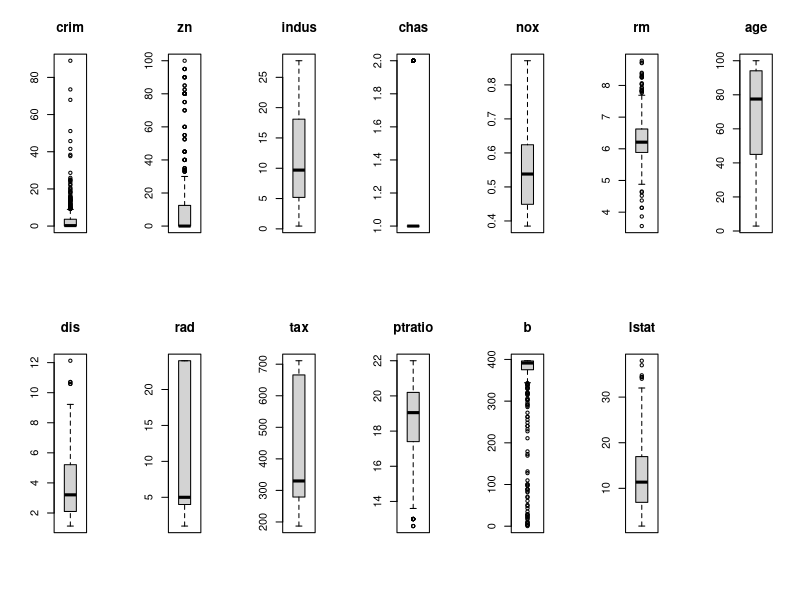
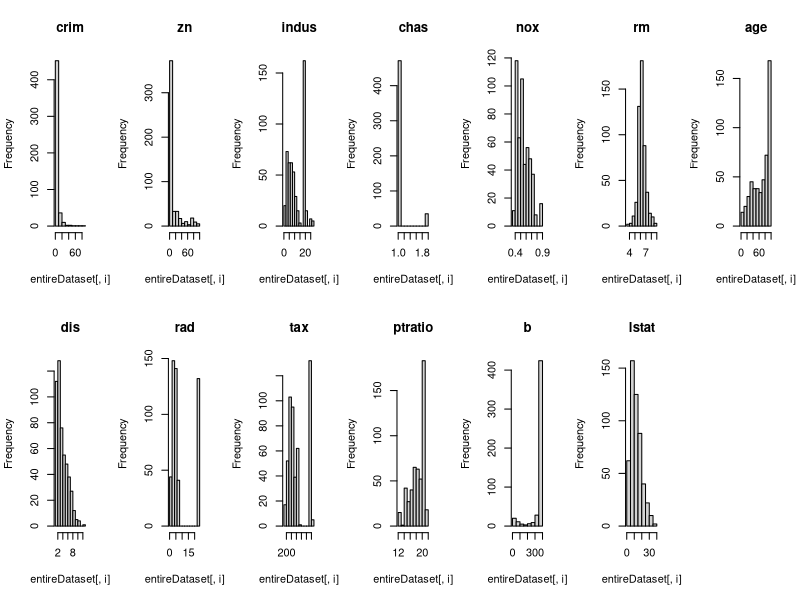
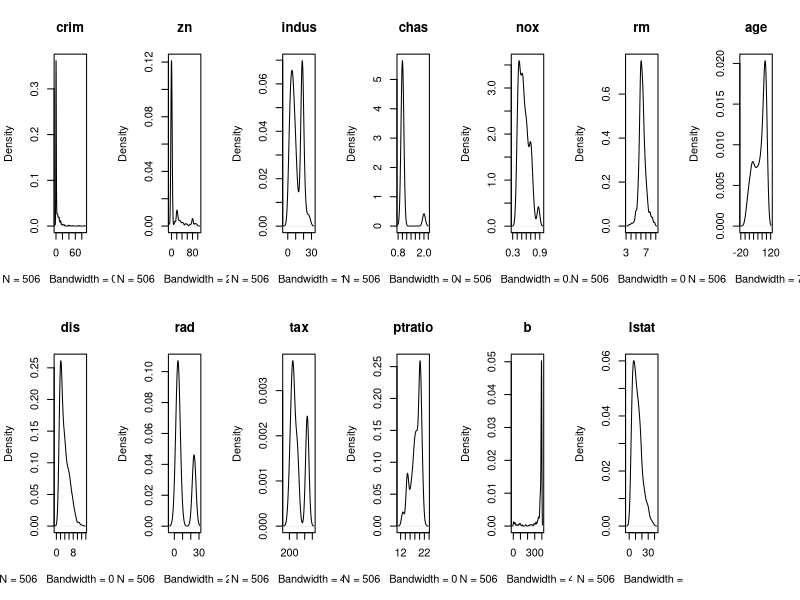
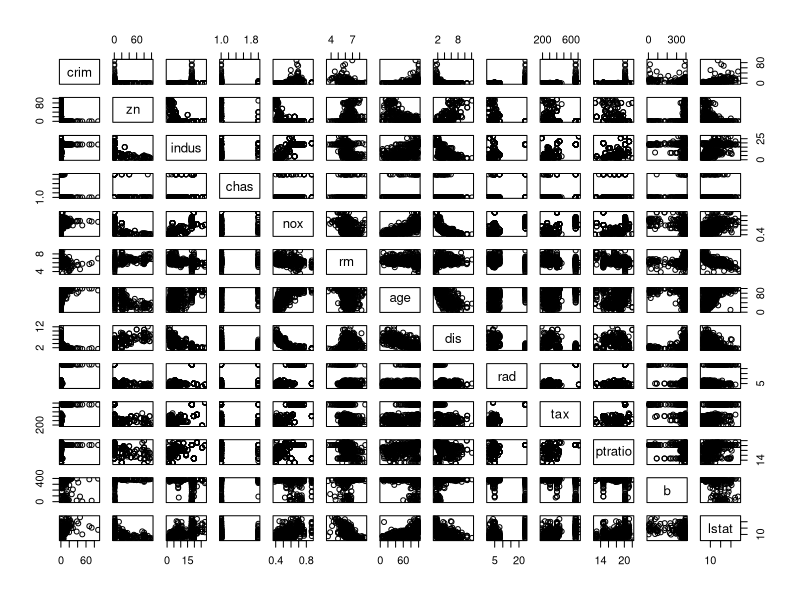
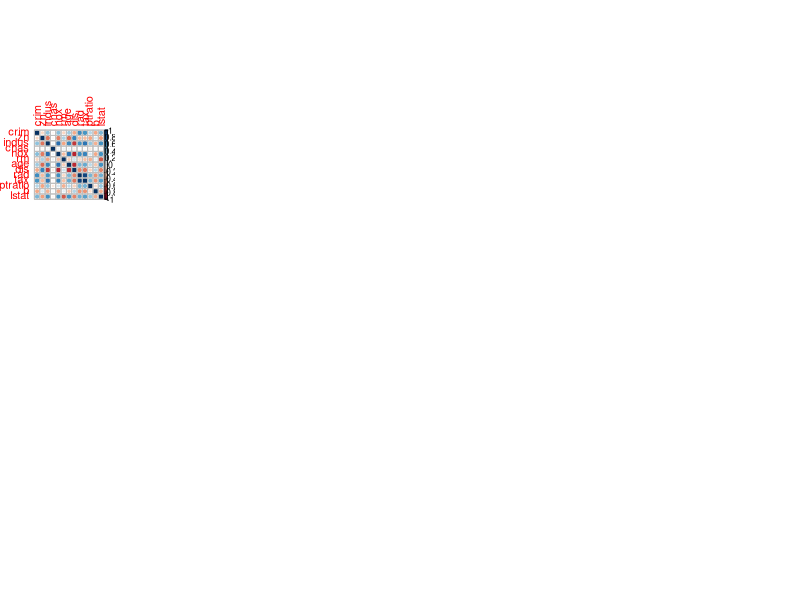

These charts were generated, in order, by the following R code: (Note: this script raises an error after producing the figures.)
## ---- chunk 1
knitr::opts_chunk$set(echo = TRUE)
## ---- chunk 2
library(mlbench)
library(caret)
library(corrplot)
## ---- chunk 3
#entireDataset <- read.csv2("bank-partial.csv", header= TRUE)
data(BostonHousing)
entireDataset <- BostonHousing

# Use variable totCol to hold the number of columns in the dataframe
totCol <- ncol(entireDataset)

# Rename the class/target column to a standard label
colnames(entireDataset)[ncol(entireDataset)] <- "targetVar"
## ---- chunk 4
head(entireDataset)
## ---- chunk 5
dim(entireDataset)
## ---- chunk 6
sapply(entireDataset, class)
## ---- chunk 7
summary(entireDataset)
## ---- chunk 8
#entireDataset_x <- entireDataset[,1:(totCol-1)]
#entireDataset_y <- entireDataset[,totCol]
#cbind(freq=table(entireDataset_y), percentage=prop.table(table(entireDataset_y))*100)
## ---- chunk 9
sapply(entireDataset, function(x) sum(is.na(x)))
## ---- chunk 10
# Set up a variable for the total number of attribute columns (totAttr)
totAttr <- totCol-1
# Set up the number of row and columns for visualization display. dispRow * dispCol should be >= totAttr
dispCol <- 7
if (totAttr%%dispCol == 0) {
dispRow <- totAttr%/%dispCol
} else {
dispRow <- (totAttr%/%dispCol) + 1
}

# This particular dataset requires some data transformation prior to calculating the correlations
entireDataset[,'chas'] <- as.numeric(entireDataset[,'chas'])
## ---- chunk 11
# Boxplots for each attribute
par(mfrow=c(dispRow,dispCol))
for(i in 1:totAttr) {
	boxplot(entireDataset[,i], main=names(entireDataset)[i])
}
## ---- chunk 12
# Histograms each attribute
par(mfrow=c(dispRow,dispCol))
for(i in 1:totAttr) {
	hist(entireDataset[,i], main=names(entireDataset)[i])
}
## ---- chunk 13
# Density plot for each attribute
par(mfrow=c(dispRow,dispCol))
for(i in 1:totAttr) {
	plot(density(entireDataset[,i]), main=names(entireDataset)[i])
}
## ---- chunk 14
# Scatterplot matrix colored by class
pairs(entireDataset[,1:totAttr])
#pairs(targetVar~., data=entireDataset, col=training$targetVar)
## ---- chunk 15
# Box and whisker plots for each attribute by class
#scales <- list(x=list(relation="free"), y=list(relation="free"))
#featurePlot(x=entireDataset_x, y=entireDataset_y, plot="box", scales=scales)
## ---- chunk 16
# Density plots for each attribute by class value
#featurePlot(x=entireDataset_x, y=entireDataset_y, plot="density", scales=scales)
## ---- chunk 17
# Correlation plot
correlations <- cor(entireDataset[,1:totAttr])
corrplot(correlations, method="circle")
## ---- chunk 18
# Not applicable for this iteration of the project.

# Mark missing values
#invalid <- 0
#entireDataset$some_col[entireDataset$some_col==invalid] <- NA

# Impute missing values
#entireDataset$some_col <- with(entireDataset, impute(some_col, mean))
## ---- chunk 19
# Not applicable for this iteration of the project.
## ---- chunk 20
# Not applicable for this iteration of the project.
## ---- chunk 21
seedNum <- 888
set.seed(seedNum)

# Create a list of 80% of the rows in the original dataset we can use for training
training_index <- createDataPartition(entireDataset$targetVar, p=0.80, list=FALSE)

# Use 80% of data to training and testing the models
training <- entireDataset[training_index,]

# Select the remaining 20% of the data for validation
validation <- entireDataset[-training_index,]
## ---- chunk 22
# Run algorithms using 10-fold cross validation
control <- trainControl(method="repeatedcv", number=10, repeats=3)
metricTarget <- "RMSE"
## ---- chunk 23
# Linear Regression (Regression)
set.seed(seedNum)
fit.lm <- train(targetVar~., data=training, method="lm", metric=metricTarget, trControl=control)
## ---- chunk 24
# Decision Tree - CART (Regression/Classification)
set.seed(seedNum)
fit.cart <- train(targetVar~., data=training, method="rpart", metric=metricTarget, trControl=control)
## ---- chunk 25
# k-Nearest Neighbors (Regression/Classification)
set.seed(seedNum)
fit.knn <- train(targetVar~., data=training, method="knn", metric=metricTarget, trControl=control)
## ---- chunk 26
# Support Vector Machine (Regression/Classification)
set.seed(seedNum)
fit.svm <- train(targetVar~., data=training, method="svmRadial", metric=metricTarget, trControl=control)
## ---- chunk 27
# Bagged CART (Regression/Classification)
set.seed(seedNum)
fit.bagcart <- train(targetVar~., data=training, method="treebag", metric=metricTarget, trControl=control)
## ---- chunk 28
# Random Forest (Regression/Classification)
set.seed(seedNum)
fit.rf <- train(targetVar~., data=training, method="rf", metric=metricTarget, trControl=control)
## ---- chunk 29
# Stochastic Gradient Boosting (Regression/Classification)
set.seed(seedNum)
fit.gbm <- train(targetVar~., data=training, method="gbm", metric=metricTarget, trControl=control)
## ---- chunk 30
results <- resamples(list(LM=fit.lm, CART=fit.cart, kNN=fit.knn, SVM=fit.svm, BagCART=fit.bagcart, RF=fit.rf, GBM=fit.gbm))
summary(results)
dotplot(results)
## ---- chunk 31
# Tuning algorithm #1 - Random Forest
set.seed(seedNum)
grid <- expand.grid(mtry = c(1:5))
fit.final1 <- train(targetVar~., data=training, method="rf", metric=metricTarget, tuneGrid=grid, trControl=control)
plot(fit.final1)
print(fit.final1)
## ---- chunk 32
# Tuning algorithm #2 - Support Vector Machine
set.seed(seedNum)
grid <- expand.grid(sigma = c(.01, .015, 0.2), C = c(0.25, 0.5, 0.75, 1))
fit.final2 <- train(targetVar~., data=training, method="svmRadial", metric=metricTarget, tuneGrid=grid, trControl=control)
plot(fit.final2)
print(fit.final2)
## ---- chunk 33
# Tuning algorithm #3 - Stochastic Gradient Boosting
set.seed(seedNum)
grid <- expand.grid(.n.trees=c(100, 200, 300), .shrinkage=c(0.01, 0.05, 0.1), .interaction.depth=c(1, 2, 3), .n.minobsinnode=c(3, 6, 10))
fit.final3 <- train(targetVar~., data=training, method="gbm", metric=metricTarget, tuneGrid=grid, trControl=control)
plot(fit.final3)
print(fit.final3)
## ---- chunk 34
results <- resamples(list(RF=fit.final1, SVM=fit.final2, GBM=fit.final3))
summary(results)
dotplot(results)
## ---- chunk 35
predictions <- predict(fit.final1, newdata=validation)
valY <- validation[,totCol]
print(RMSE(predictions, valY))
print(R2(predictions, valY))
## ---- chunk 36
library(randomForest)
set.seed(seedNum)
finalModel <- randomForest(targetVar~., entireDataset, mtry=5, na.action=na.omit)
summary(finalModel)
## ---- chunk 37
#saveRDS(finalModel, "./finalModel_Regression.rds")
